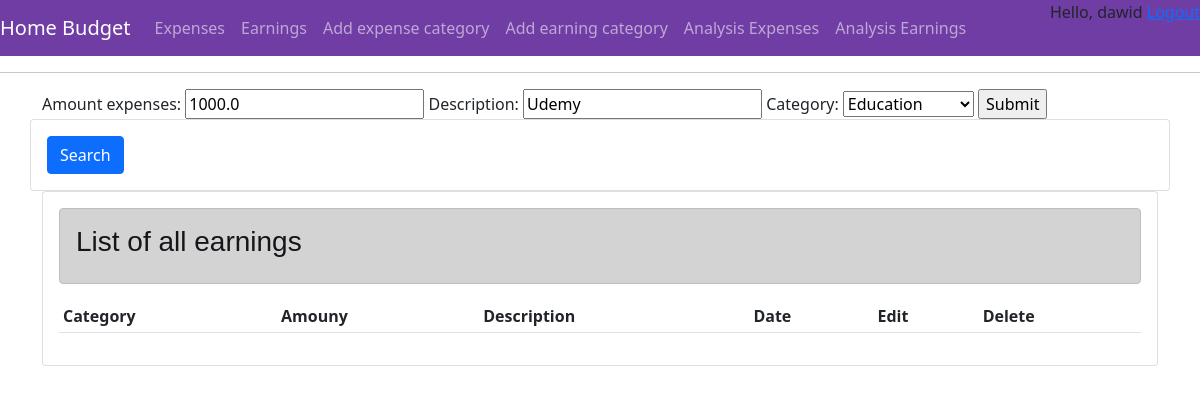
/update_expense/10/ (signed in), run on the app's committed database.
### budget/models.py (models this page shows, shortened)
class Expenses(models.Model):
    user_custom = models.ForeignKey(User,on_delete=models.CASCADE,null=True)
    amount_expenses = models.FloatField()
    date = models.DateTimeField(auto_now_add=True,null=True)
    description = models.CharField(max_length=150,blank=True,null=True)
    category = models.ForeignKey(Expenses_category,on_delete=models.CASCADE,null=True)

### budget/views.py (the view)
# urls.py: path('update_expense/<str:pk>/',views.update_expense,name="update_expense"),
@login_required(login_url='login')
def update_expense(request, pk):
    expense = Expenses.objects.get(id=pk)
    form = crud_form_expenses(instance=expense)
    if request.method == 'POST':
        form = crud_form_expenses(request.POST, instance=expense)
        if form.is_valid():
            form.save()
            return redirect('budget_view')
    context = {'form': form}
    return render(request, 'main/earning.html', context)

### budget/forms.py
class crud_form_expenses(ModelForm):
    date = models.DateTimeField(auto_now_add=True)
    class Meta:
        model = Expenses
        fields = ['amount_expenses','description','category']

### budget/models.py (called while the page is built)
    def __str__(self):
        return self.name

### budget/templates/main/earning.html (shortened to what this page needs)
{% extends 'main/main.html' %}
{% load static %}
{% block content %}
<form action="" method="POST">
  {{form}}
  <input type = "submit" name="Submit">
</form>
<div class="row">
        <div class="card card-body">
            <form method="get">
                <button class="btn btn-primary" type="submit">Search</button>
            </form>
        </div>
</div>
<div class="row">
    <div class="col-md">
        <div class="card card-body">
            <div class="alert alert-dark" role="alert">
                    <h3 style="font-family: 'Poppins', sans-serif;">List of all earnings</h3>
            </div>
            <table class="table table-sm">
                <tr>
                    <th>Category</th>
                    <th>Amouny</th>
                    <th>Description</th>
                    <th>Date</th>
                    <th>Edit</th>
                    <th>Delete</th>
                </tr>
            </table>
        </div>
    </div>
</div>
{% endblock %}

### budget/templates/main/main.html (shortened to what this page needs)
<!DOCTYPE html>
{% load static %}
<html>
<head>
    <link href="https://cdn.jsdelivr.net/npm/bootstrap@5.1.3/dist/css/bootstrap.min.css" rel="stylesheet"
>
    <link rel="stylesheet" type="text/css" href="{% static 'css/main.css' %}">
</head>
<body>
    <nav class="navbar navbar-expand-lg navbar-dark bg-dark">
      <a class="navbar-brand" href="{% url 'budget_view' %}">Home Budget</a>
      <div class="collapse navbar-collapse" id="navbarNavAltMarkup">
        <div class="navbar-nav">
          <a class="nav-item nav-link" href="{% url 'create_expense' %}">Expenses </a>
          <a class="nav-item nav-link" href="{% url 'create_earning' %}">Earnings</a>
          <a class="nav-item nav-link" href="{% url 'create_expense_category' %}">Add expense category</a>
          <a class="nav-item nav-link" href="{% url 'create_earning_category' %}">Add earning category</a>
          <a class="nav-item nav-link" href="{% url 'analise' %}">Analysis Expenses</a>
          <a class="nav-item nav-link" href="{% url 'analise_earnings' %}">Analysis Earnings</a>
        </div>
          <div id="logout">
              <span>Hello, {{request.user}} </span>
              <span><a href="{% url 'logout' %}"> Logout</a></span>
            </div>
      </div>
    </nav>
    <hr>
    <div class="container">
        {% block content %}
        {% endblock content %}
    </div>
</body>
</html>

### budget/static/css/main.css (style rules this page uses)
body { background-color: white; }
#logout { position:absolute; top:0; right:0; }
.bg-dark { background-color: #703da4!important; }

### data on the page
Expenses: amount_expenses "1000.0", description "Udemy", category "Education"

### other printed values
{{ request.user }} "dawid"
